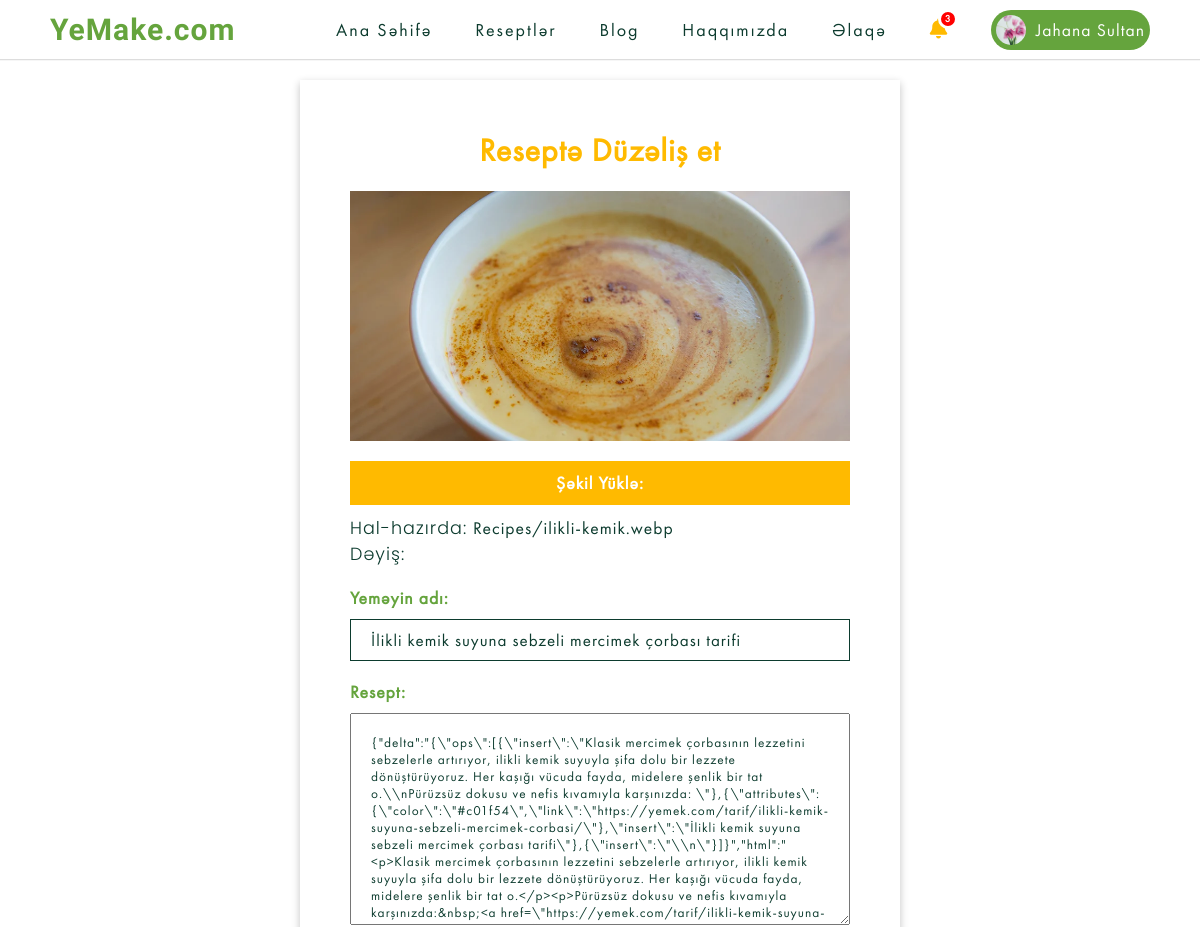
Page /update-recipe/37/ (signed in, upper part) on the earlier database version.
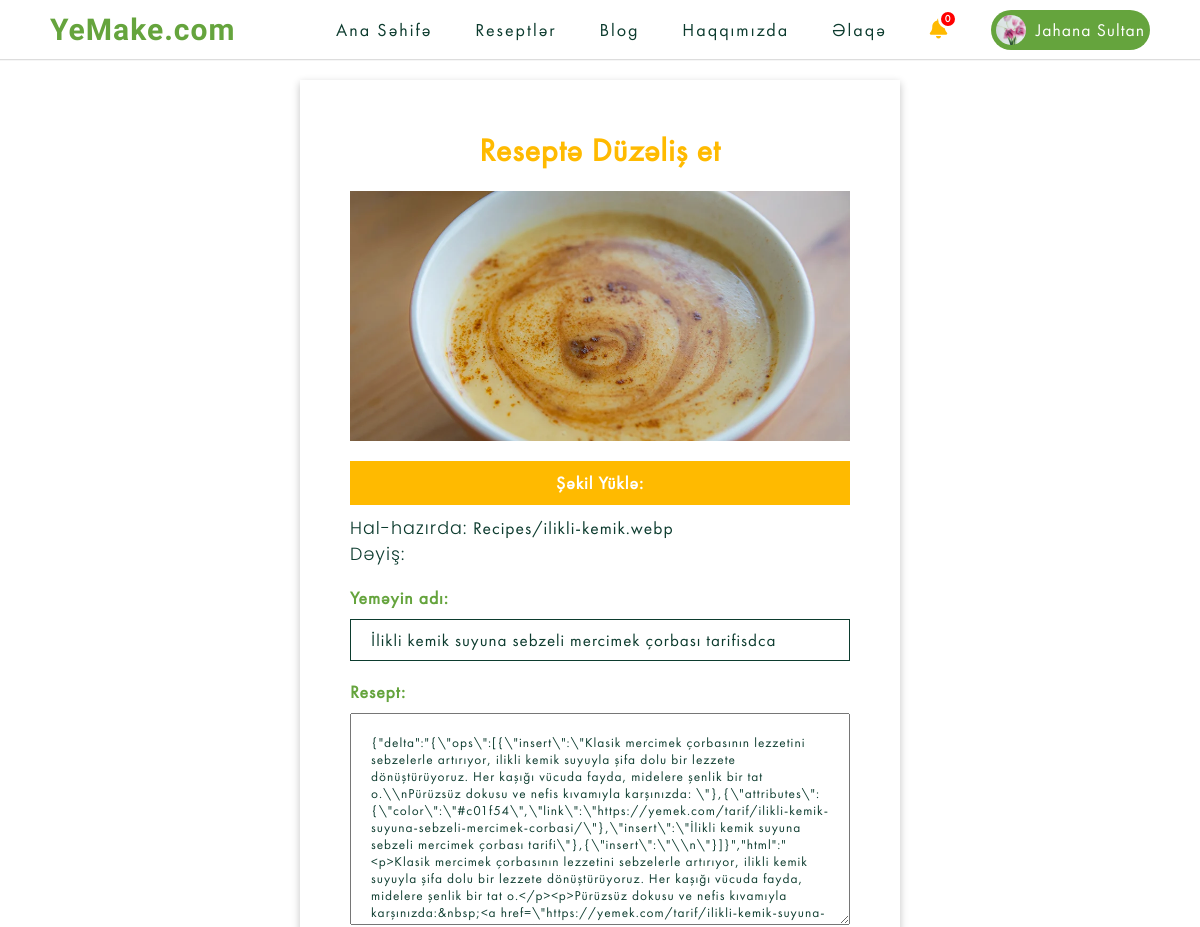
Same page on the later database version.
### recipes/models.py (models this page shows, shortened)
class Blog(models.Model):
    sn = 'saniyə'
    deq = 'dəqiqə'
    s = 'saat'
    g = 'gün'
    TIME_CHOICES = [
        (sn, "saniyə"),
        (deq, 'dəqiqə'),
        (s, 'saat'),
        (g, 'gün'),
    ]
    title = models.CharField(verbose_name="Başlıq",max_length=1500)
    description = QuillField(verbose_name="Açıqlama")
    image=models.ImageField(verbose_name="Şəkil",null=True, blank=True, default='Recipes/default.jpg', upload_to='Recipes')
    isActive=models.BooleanField(verbose_name="Aktivlik",default=False)
    category= models.ForeignKey(Category,verbose_name="Kateqoriya", on_delete=models.CASCADE)
    slug=models.SlugField(editable=False, verbose_name="Slug", null=True, unique=True)
    cook_time=models.IntegerField(verbose_name="Bişirilmə Vaxtı",null=True)
    time=models.CharField(verbose_name="Zaman Ölçüsü",max_length=10, choices=TIME_CHOICES, default=deq, null=True)
    created=models.DateTimeField("Yaradılma Vaxtı",auto_now_add=True, null=True)
    youtube_link=EmbedVideoField("Youtube Linki",null=True, blank=True)
    owner=models.ForeignKey(Profile,verbose_name="Postu Paylaşan", null=True, on_delete=models.SET_NULL)
    class Meta:
        ordering= ["-created"]
        verbose_name="Resept"
        verbose_name_plural="Reseptlər"

class Category(models.Model):
    title=models.CharField(max_length=250)
    image=models.ImageField(null=True,upload_to='Category')
    slug=models.SlugField(editable=False, verbose_name="Slug", null=True, unique=True)
    def __str__(self):
        return self.title

### recipes/views.py (the view)
# urls.py: path('update-recipe/<str:pk>/', views.updateRecipe, name="update"),
@login_required(login_url="signin")
def updateRecipe(request, pk):
    page="update"
    profile=request.user.profile
    blog=Blog.objects.filter(owner=profile).get(id=pk)
    form = RecipeForm(instance=blog)
    if request.method=='POST':
        form=RecipeForm(request.POST, request.FILES, instance=blog)
        if form.is_valid():
            form.save()
            messages.success(request,"Dəyişiklik qeydə alındı!")
            return redirect(f'/account/{profile.slug}')
    context = {
        "form":form,
        "page":page
    }
    return render(request, "recipes/recipes_form.html", context)

### recipes/forms.py
class RecipeForm(ModelForm):
    class Meta:
        model=Blog
        fields=['image','title', 'description',  'category', 'cook_time', 'time', 'youtube_link']
        labels = {
            "title": "Yeməyin adı",
            "description":"Resept",
            "image":"Şəkil Yüklə",
            "category":"Kateqoriyası",
            "cook_time":"Bişirilmə zamanı",
            "time":"Vaxt Ölçüsü",
            "youtube_link":"Youtube Linki"
        }

### main/context_processors.py (called while the page is built)
def notification_count(request):
    if request.user.is_authenticated:
        profile=Profile.objects.get(username=request.user.username)
        notification=Notification.objects.filter(user=profile, is_seen=False)
        return {
          "push":notification
        }
    else:
        return {
            "push": {}
        }

### users/models.py (called while the page is built)
    def __str__(self) -> str:
        return str(self.slug)

### templates/recipes/recipes_form.html (shortened to what this page needs)
{% extends 'base.html' %}
{% load static %}
{% block css %}
<link rel="stylesheet" href='{% static '/css/form.css' %}?{% now "U" %}'>
{% endblock css %}
{% block content %}
<div class="form">
    <div class="page">
{% if page == "update" %}
<h1>Reseptə Düzəliş et</h1>
{% include "partials/__create_blog.html" %}
{% else %}
<h1>Resept Yaz</h1>
{% include "partials/__create_blog.html" %}
{% endif %}
</div></div>
{% endblock content %}

### templates/base.html (shortened to what this page needs)
{% load static %}
<!DOCTYPE html>
<html lang="tr">
<head>
    <link rel="stylesheet" href="https://cdnjs.cloudflare.com/ajax/libs/font-awesome/6.1.2/css/all.min.css"
 />
    <link href="https://unpkg.com/pattern.css" rel="stylesheet">
    <link rel="stylesheet" href="//cdn.jsdelivr.net/npm/alertifyjs@1.13.1/build/css/alertify.min.css"/>
    <link rel="stylesheet" href="//cdn.jsdelivr.net/npm/alertifyjs@1.13.1/build/css/themes/default.min.css"/>
    <link rel="stylesheet" href='{% static '/css/style.css' %}?{% now "U" %}'>
    {% block css %}{% endblock  %}
</head>
<body class="bg">
    <nav class="padding-x">
            <div class="logo">
        <a href="{% url 'index' %}">
          YeMake.com
        </a>
    </div>
        <ul class="nav-links">
            <li><a href="{% url 'index' %}">Ana Səhifə</a></li>
            <li><a href="{% url 'recipes' %}">Reseptlər</a></li>
            <li><a href="{% url 'blogs' %}">Blog</a></li>
            <li><a href="{% url 'aboutus' %}">Haqqımızda</a></li>
            <li><a href="{% url 'contact' %}">Əlaqə</a></li>
            {% if request.user.is_authenticated  %}
            <li class="notification-bell">
               <div class="notifications">
                   <i class="fa-solid fa-bell"></i>
                   <div class="count notification-count">
                    {% if push.count < 10 %}
                    {{push.count}}
                    {% else %}
                       9+
                    {% endif %}
                </div>
               </div>
            </li>
                <li class="profile-nav">
                    <div class="profile-go">
                        {% if user.profile.profile_image %}
                        <img src="{{user.profile.profile_image.url}}" alt="">
                        {% else %}
            <img src="{% static 'image/user-default.jpg' %}" alt="">
                        {% endif %}
                         <p>{{user.profile.name}}</p></div>
                </li>
            {% else %}
            <a href="{% url 'signin' %}">
                <li><button class="join-button" >Giriş Et</button></li>
            </a>
            {% endif %}
        </ul>
    </nav>
    {% block content %}
     {% endblock  %}
            <p>© Copyright <span>yemake.com</span> {% now "Y" as current_year %}{{ current_year }} </p>
</body>
</html>

### templates/partials/__create_blog.html (shortened to what this page needs)
{% load static %}
<form
  method="POST"
  enctype="multipart/form-data"
>
  <img id="preview" alt="Blog Image" src="{% static 'image/default.jpg' %}" />
  {{form.as_p}}
</form>

Differences in the rows shown:
changed Blog: title "İlikli kemik suyuna sebzeli mercimek çorbası tarifi" → "İlikli kemik suyuna sebzeli mercimek çorbası tarifisdca"
Other differences:
{{ push.count }}: "3" → "0"
